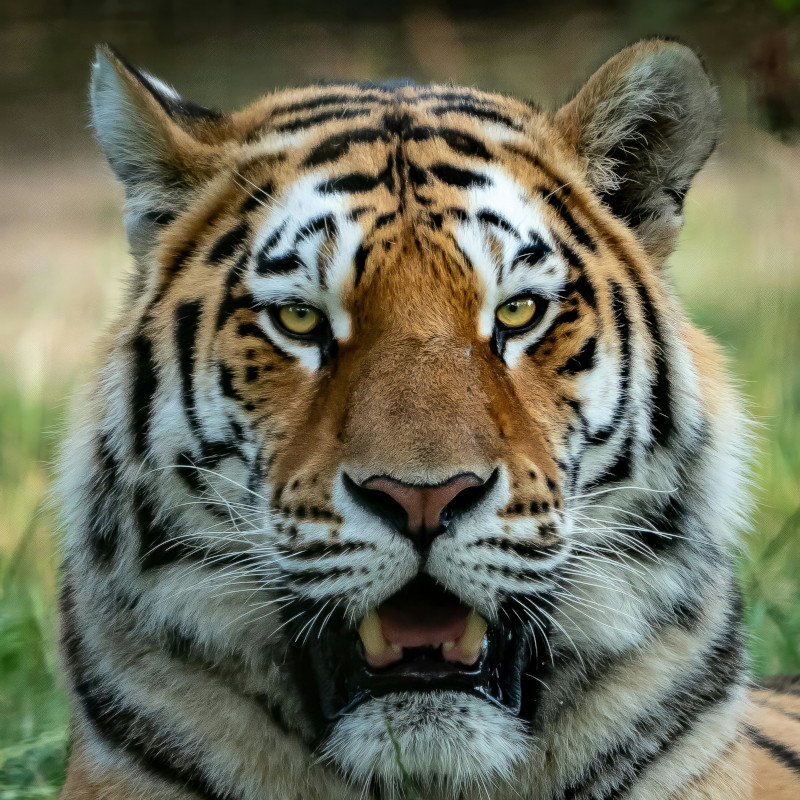
#> input picture 10 - Visao Computacional/Filtragem/imagens/pexels-arkay-19196895.jpg, 800 x 800 px
$ python -i filtros.py   (imports and definitions only)   (older library calls are emulated)
#> lines starting #> are read from the running program, lines starting #| are printed output that depends on the picture
import cv2
import math
import numpy as np

# LER IMAGEM
# [81 lines left out: functions read_image, resize_image, grayscale_image, average_filter, gaussian_filter, median_filter and 1 more, not called in this run]

# FILTRO DE SOBEL
def sobel_filter(image):
  # Verifica se é uma imagem colorida
    if len(image.shape) > 2:
        # Converte para escala de cinza
        gray_image = cv2.cvtColor(image,cv2.COLOR_RGB2GRAY)
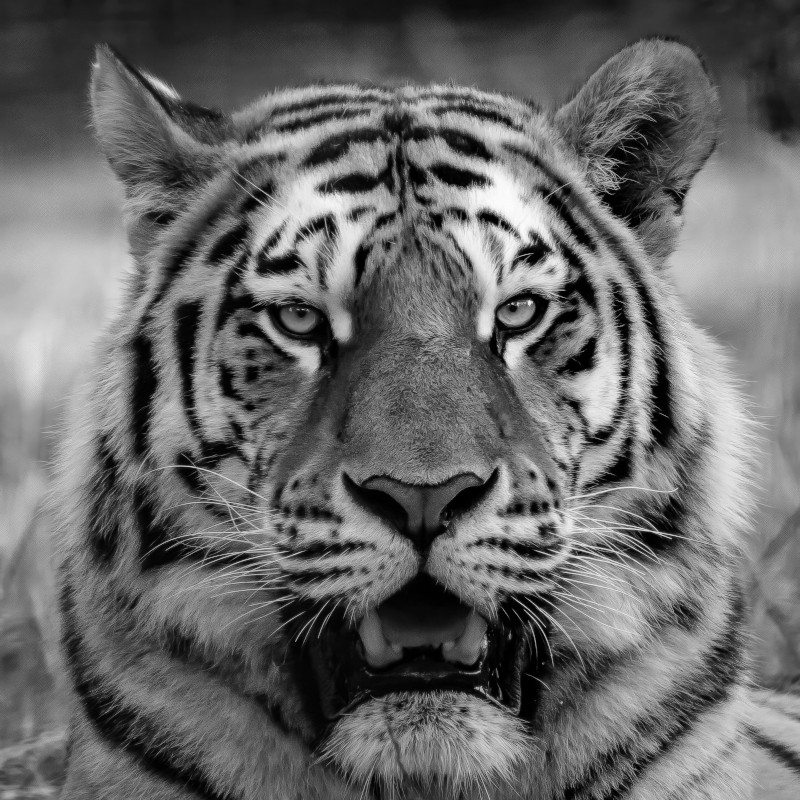
#> gray_image: shape (800, 800); min 0, max 253, mean 105.1
    else:
        # Se já estiver em escala de cinza
        # gray_image recebe a imagem sem precisar converte-la
        gray_image = image
    # Detectar bordas na direção x (verticais):
    # Utiliza o filtro Sobel para calcular a derivada em relação a x.
    # a derivada retorna pontos onde há grandes mudanças de intensidade dos pixels (bordas)
    # cv2.Sobel() é uma função do OpenCV que aplica o filtro Sobel.
    # Parâmetros:
    # - gray_image: a imagem de entrada em escala de cinza.
    # - cv2.CV_64F: a profundidade do destino, ou seja, o tipo do dado do resultado.
    #   CV_64F significa que o resultado terá pixels com valores de ponto flutuante de 64 bits.
    # - 1, 0: os parâmetros dx e dy, que definem a ordem da derivada x e y respectivamente.
    #   Aqui, dx=1 e dy=0 significa que estamos calculando a derivada na direção x.
    # - ksize=3: o tamanho da janela do filtro Sobel (kernel size). Aqui, uma janela de 3x3 é usada.
    sobel_x = cv2.Sobel(gray_image, cv2.CV_64F,1,0,ksize=3)
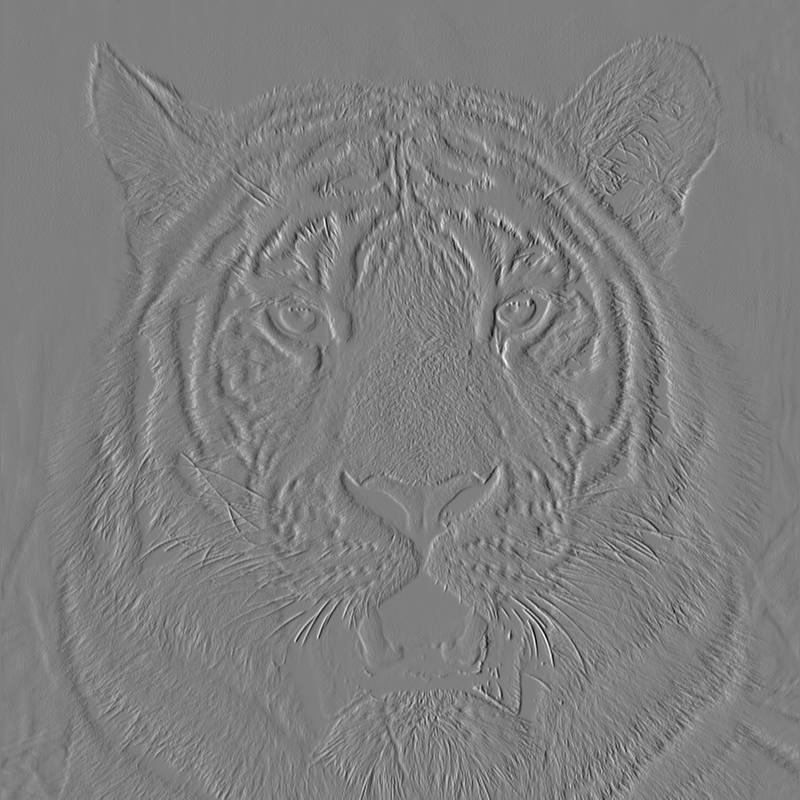
#> sobel_x: shape (800, 800) float64; min -613, max 618, mean -0.1; drawn with min black and max white
    # Detectar bordas na direção y (horizontais):
    # Similar ao filtro Sobel aplicado na direção x, mas agora estamos calculando a derivada em relação a y.
    # Parâmetros:
    # - gray_image: a imagem de entrada em escala de cinza.
    # - cv2.CV_64F: a profundidade do destino, ou seja, o tipo do dado do resultado.
    # - 0, 1: os parâmetros dx e dy, que definem a ordem da derivada x e y respectivamente.
    #   Aqui, dx=0 e dy=1 significa que estamos calculando a derivada na direção y.
    # - ksize=3: o tamanho da janela do filtro Sobel (kernel size). Aqui, uma janela de 3x3 é usada.
    sobel_y = cv2.Sobel(gray_image, cv2.CV_64F,0,1,ksize=3)
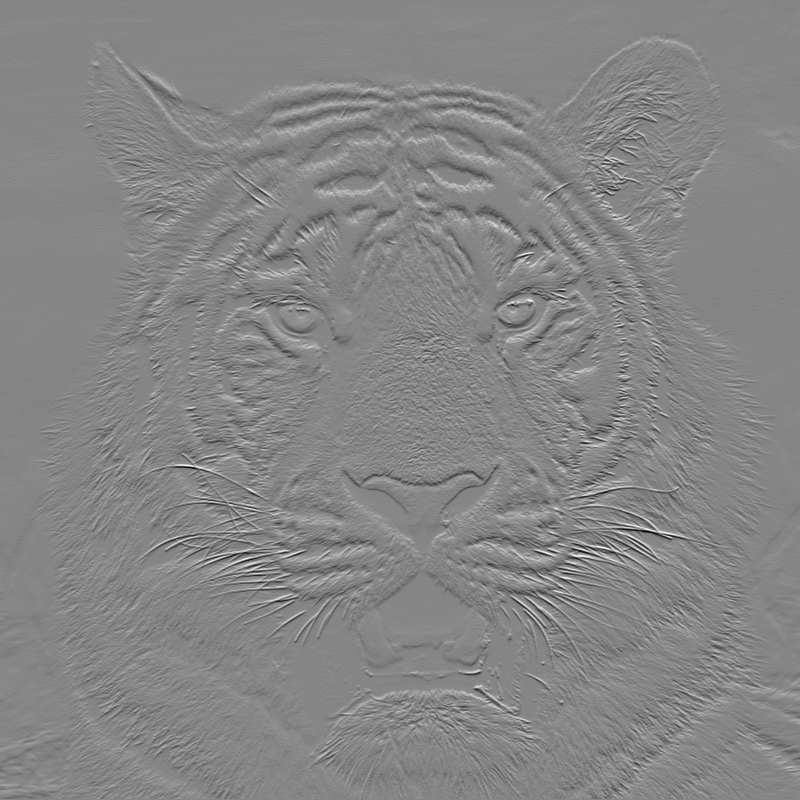
#> sobel_y: shape (800, 800) float64; min -759, max 688, mean 0.7; drawn with min black and max white
    # Calcular a magnitude dos gradientes:
    # Combina as derivadas nas direções x e y para obter a magnitude do gradiente em cada pixel.
    # a magnitude do gradiente retorna a intensidade do gradiente (ou borda) em cada pixel, independentemente da direção
    # - np.square(sobel_x): eleva ao quadrado cada valor do gradiente x.
    # - np.square(sobel_y): eleva ao quadrado cada valor do gradiente y.
    # - np.sqrt(): calcula a raiz quadrada da soma dos quadrados dos gradientes x e y, obtendo a magnitude do gradiente.
    # O resultado é uma imagem onde cada pixel representa a intensidade do gradiente (bordas) na posição correspondente.
    gradient_magnitude = np.sqrt(np.square(sobel_x) + np.square(sobel_y))
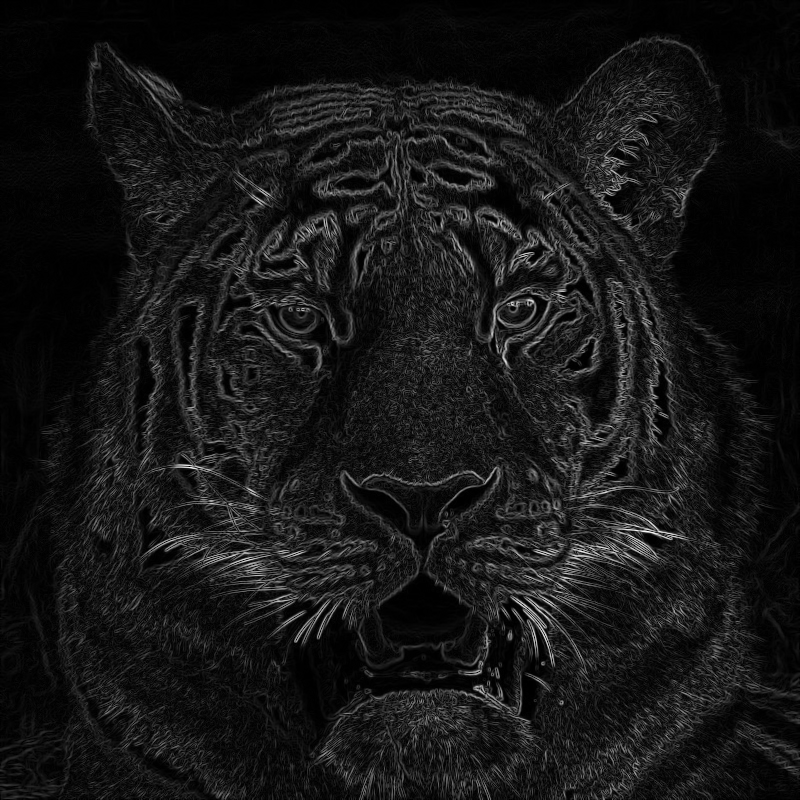
#> gradient_magnitude: shape (800, 800) float64; min 0, max 762, mean 68.8; drawn with min black and max white
    # Normalizar para o intervalo [0,255]
    gradient_magnitude *= 255.0 / gradient_magnitude.max()
    # Converte o resultado do gradiente para valores inteiros de 8 bits sem sinal [0,255]
    # e armazena em uma imagem que contém apenas as bordas obtidas pelo filtro de Sobel
    edge_image = np.uint8(gradient_magnitude)
    # Verifica a imagem ORIGINAL é colorida
    if len(image.shape) > 2:
        # Converte a imagem de BORDAS para o formato RGB
        edge_image = cv2.cvtColor(edge_image,cv2.COLOR_GRAY2RGB)
#> edge_image: shape (800, 800, 3)
    # Combina a imagem original com a imagem de bordas a através da operação aritmética de adição
    # O resultado é uma nova imagem onde as bordas são sobrepostas na imagem original
    image_add = cv2.add(image,edge_image)
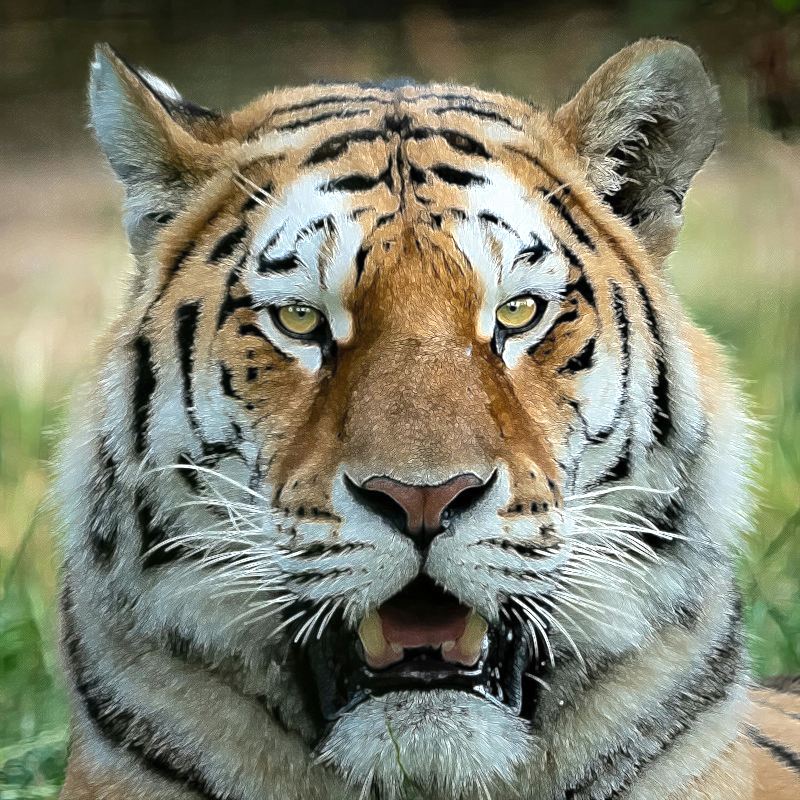
#> image_add: shape (800, 800, 3); mean R, G, B 128.9, 130, 110.7
    return image_add

# FILTRO LAPLACIANO
# [33 lines left out: functions laplacian_filter, highboost_filter, not called in this run]

>>> import cv2
>>> picture = cv2.cvtColor(cv2.imread('../imagens/pexels-arkay-19196895.jpg'), cv2.COLOR_BGR2RGB)
>>> result = sobel_filter(picture)
